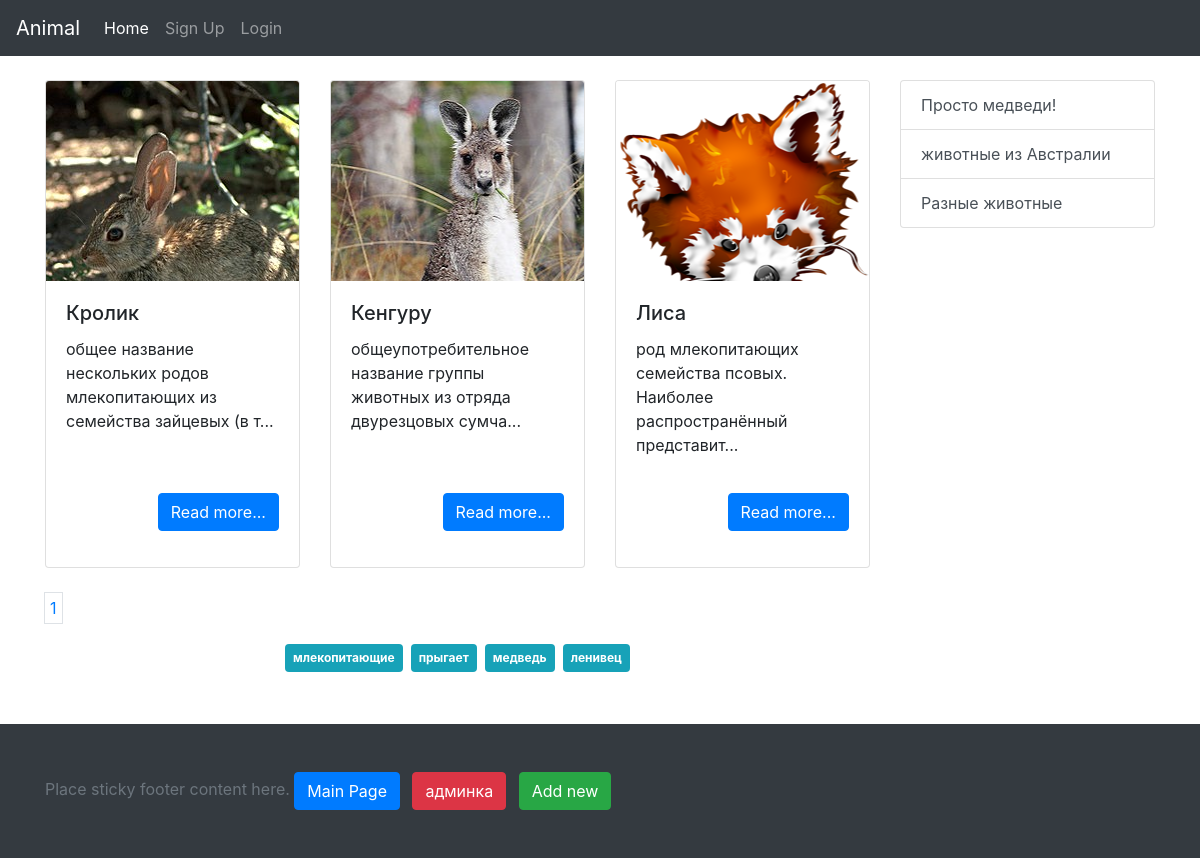
Page /tag.php?tag=прыгает on the committed database.
### tables this page shows
CREATE TABLE `info` (
  `id` int(11) NOT NULL,
  `title` varchar(255) NOT NULL,
  `category` int(11) NOT NULL,
  `descr_min` text NOT NULL,
  `description` text NOT NULL,
  `image` varchar(500) DEFAULT NULL
);

CREATE TABLE `category` (
  `id` int(11) NOT NULL,
  `category` varchar(255) NOT NULL,
  `slug` varchar(255) NOT NULL,
  `image` text NOT NULL,
  `description` text NOT NULL
);

### core/function.php (called while the page is built, shortened)
<?php
function paginationCountTag($conn){
    $sql = "SELECT post, tag FROM tag WHERE tag='".$_GET['tag']."'";
    $result = mysqli_query($conn, $sql);
    $result = mysqli_num_rows($result);
    return ceil($result/3);
}
function getAllTags($conn){
    $sql = "SELECT DISTINCT(tag) FROM tag";
    $result = mysqli_query($conn, $sql);
    $a = array();
    if (mysqli_num_rows($result) > 0) {
        while($row = mysqli_fetch_assoc($result)) {
            $a[] = $row['tag'];
        }
    }
    return $a;
}
function getPostFromTag($conn){
    $offset = 0;
    $sql = "SELECT post FROM tag WHERE tag='".$_GET['tag']."' ORDER BY post DESC LIMIT 3 OFFSET ".$offset*3;
    $result = mysqli_query($conn, $sql);
    $a = array();
    if (mysqli_num_rows($result) > 0) {
        while($row = mysqli_fetch_assoc($result)) {
            $a[] = $row['post'];
        }
    }
    $sql = "SELECT * FROM info WHERE id in (".join(",", $a).")";
    $result = mysqli_query($conn, $sql);
    $a = array();
    if (mysqli_num_rows($result) > 0) {
        while($row = mysqli_fetch_assoc($result)) {
            $a[] = $row;
        }
    }
    return array_reverse($a);
}
function getAllCatInfo($conn){
    $sql = "SELECT * FROM category";
    $result = mysqli_query($conn, $sql);
    $a = array();
    if (mysqli_num_rows($result) > 0) {
        while($row = mysqli_fetch_assoc($result)) {
            $a[] = $row;
        }
    }
    return $a;
}
?>

### template/include.php (called while the page is built, shortened)
<?php
	require_once 'core/function.php';
	$conn = connect();
	$cat = getAllCatInfo($conn);
?>

### tag.php (the view, shortened to what this page needs)
<?php require_once 'template/include.php'; ?>
<?php
require_once('template/header.php');
$data = getPostFromTag($conn);
$tag = getAllTags($conn);
$countPageTag = paginationCountTag($conn);
$currentTag = $_GET['tag'];
?>
<div class="container">
  <div class="row">
    <div class="col-lg-9">
        <div class="row">
            <?php
            $out = '';
            for ($i=0; $i < count($data); $i++){
                $data_short = mb_strimwidth($data[$i]['descr_min'], 0, 75, '...');
                $out .='<div class="col-lg-4 col-md-6">';
                $out .='<div class="card">';
                $out .="<div style='background-image: url(/images/{$data[$i]['image']});' class='card-img-top'></div>";
                $out .='<div class="card-body">';
                $out .="<h5 class='card-title'>{$data[$i]['title']}</h5>";
                $out .="<p class='card-text'>{$data_short}</p>";
                $out .='<p class="text-right"><a href="/arcticle.php?id='.$data[$i]['id'].'" class="btn btn-primary">Read more...</a></p>';
                $out .='</div>';
                $out .='</div>';
                $out .='</div>';
            }
            echo $out;
            ?>
        </div>
		    <div class="row">
		        <div class="col-lg-12 text-center">
		            <nav class="mt-4">
		                <ul class="pagination">
		                    <?php
								for ($i=0; $i < $countPageTag; $i++){
								$j = $i+1;
								echo "<a href='/tag.php?tag={$currentTag}&offset={$i}' style='padding: 5px;' class='page-link mr-2'>{$j}</a>";
								}
		                    ?>
		                </ul>
		            </nav>
		        </div>
		    </div>
        <div class="row">
            <div class="col-lg-12 text-center">
                <?php
                    for ($i=0; $i < count($tag); $i++){
                        echo "<a href='/tag.php?tag={$tag[$i]}' style='padding: 5px;' class='badge badge-info p-2 m-1'>{$tag[$i]}</a>";
                    }
                ?>
            </div>
        </div>
    </div>
    <div class="col-lg-3">
        <?php require_once('template/nav.php'); ?>
    </div>
    </div>
</div>
<?php require_once('template/footer.php');?>

### template/nav.php
<?php
    $out = '<div class="list-group">';
    for ($i=0; $i < count($cat); $i++){
        $out .='<a class="list-group-item list-group-item-action" href="/cat/'.$cat[$i]['id'].'">';
        $out .= $cat[$i]['description'].'</a>';
    }
    echo $out;
    echo '</div>';
?>

### css/style.css (style rules this page uses)
html, body { height: 100%; }
.card-img-top { width: 100%; height: 200px; background-position: center top; background-repeat: no-repeat; }
.card-text { height: 140px; }

### rows in the picture
info: image (picture), title "Кролик", descr_min "общее название нескольких родов млекопитающих из семейства зайцевых (в т..."
info: image (picture), title "Кенгуру", descr_min "общеупотребительное название группы животных из отряда двурезцовых сумча..."
info: image (picture), title "Лиса", descr_min "род млекопитающих семейства псовых. Наиболее распространённый представит..."
category: description "Просто медведи!"
category: description "животные из Австралии"
category: description "Разные животные"

### other values in the picture
$j "1"
$tag[$i] "млекопитающие"
$tag[$i] "прыгает"
$tag[$i] "медведь"
$tag[$i] "ленивец"
